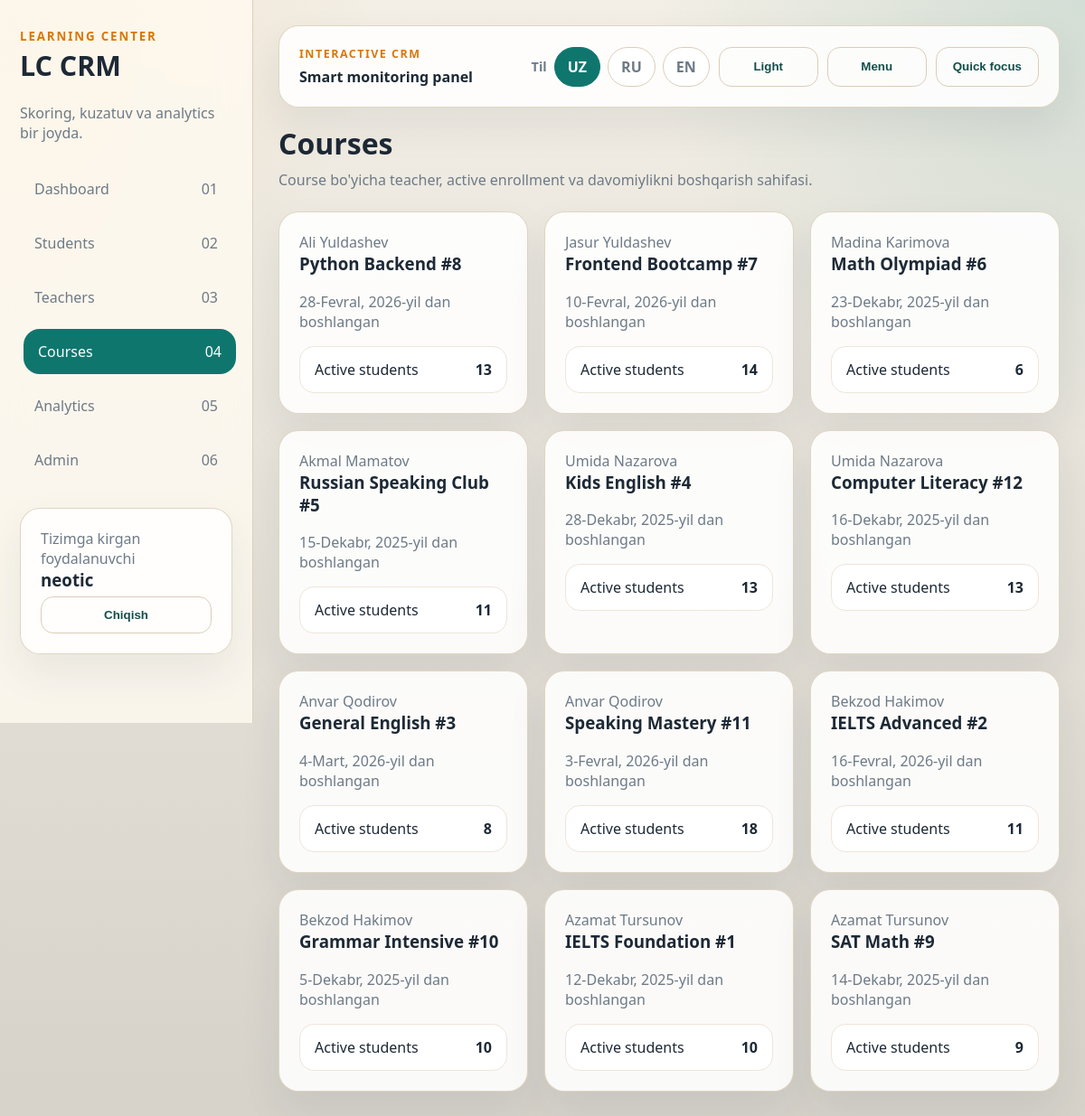
The app's page /courses/ (signed in) with its own data.
### crm/models.py (models this page shows, shortened)
class TimeStampedModel(models.Model):
    created_at = models.DateTimeField(auto_now_add=True)
    updated_at = models.DateTimeField(auto_now=True)
    class Meta:
        abstract = True

class Course(TimeStampedModel):
    name = models.CharField(max_length=255)
    teacher = models.ForeignKey(
        Teacher,
        on_delete=models.CASCADE,
        related_name="courses",
    )
    start_date = models.DateField()
    end_date = models.DateField(null=True, blank=True)
    is_active = models.BooleanField(default=True)
    class Meta:
        ordering = ["name"]

class Teacher(TimeStampedModel):
    user = models.OneToOneField(
        settings.AUTH_USER_MODEL,
        on_delete=models.SET_NULL,
        related_name="teacher_profile",
        null=True,
        blank=True,
        help_text="Teacher login qilishi uchun bog'langan user account.",
    )
    full_name = models.CharField(max_length=255)
    phone = models.CharField(max_length=20, blank=True)
    is_active = models.BooleanField(default=True)
    class Meta:
        ordering = ["full_name"]

### crm/views.py (the view)
# urls.py: path("courses/", CourseListView.as_view(), name="course-list"),
class CourseListView(CRMAccessMixin, ListView):
    model = Course
    template_name = "crm/courses/list.html"
    context_object_name = "courses"
    def get_queryset(self):
        queryset = Course.objects.select_related("teacher").annotate(
            active_students=Count("enrollments", filter=Q(enrollments__status=Enrollment.Status.ACTIVE))
        )
        return filter_courses_for_user(queryset, self.request.user)

### crm/context_processors.py (called while the page is built)
def interface_preferences(request):
    user = getattr(request, "user", None)
    current_teacher = get_teacher_profile(user)
    return {
        "current_language": getattr(request, "site_language", "uz"),
        "current_theme": getattr(request, "site_theme", "light"),
        "site_languages": SUPPORTED_LANGUAGES,
        "current_teacher": current_teacher,
        "is_admin_user": is_admin_user(user),
        "is_teacher_user": current_teacher is not None,
    }

### crm/i18n.py (called while the page is built)
def normalize_language(value: str | None) -> str:
    return value if value in SUPPORTED_LANGUAGES else "uz"

def normalize_theme(value: str | None) -> str:
    return value if value in SUPPORTED_THEMES else "light"

def translate(key: str, lang: str) -> str:
    translations = TRANSLATIONS.get(key, {})
    if lang in translations:
        return translations[lang]
    if "uz" in translations:
        return translations["uz"]
    return key

### crm/roles.py (called while the page is built)
def get_teacher_profile(user):
    if not user or isinstance(user, AnonymousUser) or not user.is_authenticated:
        return None
    try:
        teacher = user.teacher_profile
    except AttributeError:
        return None
    return teacher if teacher.is_active else None

def is_admin_user(user) -> bool:
    return bool(user and user.is_authenticated and (user.is_staff or user.is_superuser))

def has_crm_access(user) -> bool:
    return is_admin_user(user) or is_teacher_user(user)

def filter_courses_for_user(queryset, user):
    if is_admin_user(user):
        return queryset
    teacher = get_teacher_profile(user)
    if not teacher:
        return queryset.none()
    return queryset.filter(teacher=teacher)

### crm/templatetags/crm_i18n.py (called while the page is built)
@register.simple_tag(takes_context=True)
def tr(context, key: str):
    request = context.get("request")
    lang = getattr(request, "site_language", "uz") if request else "uz"
    return translate(key, lang)

### crm/views.py (called while the page is built)
    def dispatch(self, request, *args, **kwargs):
        if not request.user.is_authenticated:
            return self.handle_no_permission()
        if not has_crm_access(request.user):
            raise PermissionDenied("This user is not linked to a CRM role.")
        self.teacher_profile = get_teacher_profile(request.user)
        self.is_admin_area_user = is_admin_user(request.user)
        return super().dispatch(request, *args, **kwargs)

### templates/crm/courses/list.html (shortened to what this page needs)
{% extends "base.html" %}
{% block content %}
<section class="page-header">
  <div>
    <h2>Courses</h2>
    <p>Course bo'yicha teacher, active enrollment va davomiylikni boshqarish sahifasi.</p>
  </div>
</section>
<div class="grid three">
  {% for course in courses %}
  <a href="{% url 'course-detail' course.id %}" class="card">
    <div class="muted">{{ course.teacher.full_name }}</div>
    <h3>{{ course.name }}</h3>
    <p class="muted">{{ course.start_date }} dan boshlangan</p>
    <div class="list-item" style="margin-top: 14px;">
      <span>Active students</span>
      <strong>{{ course.active_students }}</strong>
    </div>
  </a>
  {% empty %}
  <div class="empty-state">Course topilmadi.</div>
  {% endfor %}
</div>
{% endblock %}

### templates/base.html (shortened to what this page needs)
{% load static crm_i18n %}
<!DOCTYPE html>
<html lang="{{ current_language }}" data-theme="{{ current_theme }}">
<head>
  <link rel="stylesheet" href="{% static 'css/site.css' %}">
</head>
<body>
  {% if user.is_authenticated %}
  <div class="app-shell">
    <aside class="sidebar">
      <div class="brand">
        <small>{% tr "brand_subtitle" %}</small>
        <h1>LC CRM</h1>
      </div>
      <div class="muted">{% tr "brand_description" %}</div>
      <nav class="nav-group">
        <a class="nav-link {% if request.resolver_match.url_name == 'dashboard' %}active{% endif %}" href="{% url 'dashboard' %}">
          <span>{% tr "dashboard" %}</span><span>01</span>
        </a>
        <a class="nav-link {% if 'student' in request.resolver_match.url_name %}active{% endif %}" href="{% url 'student-list' %}">
          <span>{% tr "students" %}</span><span>02</span>
        </a>
        {% if is_admin_user %}
        <a class="nav-link {% if 'teacher' in request.resolver_match.url_name %}active{% endif %}" href="{% url 'teacher-list' %}">
          <span>{% tr "teachers" %}</span><span>03</span>
        </a>
        <a class="nav-link {% if 'course' in request.resolver_match.url_name %}active{% endif %}" href="{% url 'course-list' %}">
          <span>{% tr "courses" %}</span><span>04</span>
        </a>
        <a class="nav-link {% if 'analytics' in request.resolver_match.url_name %}active{% endif %}" href="{% url 'analytics-overview' %}">
          <span>{% tr "analytics" %}</span><span>05</span>
        </a>
        <a class="nav-link" href="/admin/">
          <span>{% tr "admin" %}</span><span>06</span>
        </a>
        {% endif %}
      </nav>
      <div style="margin-top: 28px;">
        <div class="card">
          <div class="muted">{% tr "logged_in_user" %}</div>
          <h3 style="margin-bottom: 6px;">{{ current_teacher.full_name|default:user.username }}</h3>
          <form method="post" action="{% url 'logout' %}">
            <button type="submit" class="button secondary" style="width: 100%;">{% tr "logout" %}</button>
          </form>
        </div>
      </div>
    </aside>
    <main class="main">
      <div class="topbar card reveal">
        <div>
          <div class="eyebrow">{% tr "interactive_crm" %}</div>
          <strong>{% block page_label %}{% tr "smart_monitoring_panel" %}{% endblock %}</strong>
        </div>
        <div class="topbar-actions">
          <div class="switcher-group">
            <span class="switcher-label">{% tr "language" %}</span>
            <a class="chip {% if current_language == 'uz' %}active{% endif %}" href="?lang=uz">UZ</a>
            <a class="chip {% if current_language == 'ru' %}active{% endif %}" href="?lang=ru">RU</a>
            <a class="chip {% if current_language == 'en' %}active{% endif %}" href="?lang=en">EN</a>
          </div>
          <button type="button" class="button secondary icon-button" data-command="toggle-theme" data-label-light="{% tr 'light_mode' %}" data-label-dark="{% tr 'dark_mode' %}">
            {% if current_theme == 'dark' %}{% tr "dark_mode" %}{% else %}{% tr "light_mode" %}{% endif %}
          </button>
          <button type="button" class="button secondary icon-button" data-command="toggle-sidebar">{% tr "menu" %}</button>
          <button type="button" class="button secondary icon-button" data-command="spotlight">{% tr "quick_focus" %}</button>
        </div>
      </div>
      {% block content %}{% endblock %}
    </main>
  </div>
  {% else %}
    {% block auth_content %}{% endblock %}
{% endif %}
</body>
</html>

### static/css/site.css (style rules this page uses)
:root { --bg: #f3efe6; --surface: #fffaf1; --surface-strong: #ffffff; --border: #dbcdb8; --text: #1d2935; --muted: #6d7a86; --primary: #0f766e; --primary-deep: #134e4a; --accent: #d97706; --danger: #b42318; --warning: #b54708; --success: #027a48; --shadow: 0 20px 45px rgba(29, 41, 53, 0.08); --radius: 22px; }
* { box-sizing: border-box; }
body { margin: 0; font-family: "Segoe UI", sans-serif; color: var(--text); background: radial-gradient(circle at top left, rgba(217, 119, 6, 0.12), transparent 24%), radial-gradient(circle at top right, rgba(15, 118, 110, 0.14), transparent 28%), linear-gradient(180deg, var(--bg) 0%, color-mix(in srgb, var(--bg) 88%, black 12%) 100%); min-height: 100vh; }
a { color: inherit; text-decoration: none; }
.app-shell { display: grid; grid-template-columns: 280px 1fr; min-height: 100vh; }
.sidebar { background: rgba(255, 250, 241, 0.82); backdrop-filter: blur(18px); border-right: 1px solid rgba(219, 205, 184, 0.9); padding: 28px 22px; position: sticky; top: 0; height: 100vh; }
.brand { margin-bottom: 26px; }
.brand small { color: var(--accent); text-transform: uppercase; letter-spacing: 0.14em; font-weight: 700; }
.brand h1 { margin: 8px 0 0; font-size: 1.9rem; line-height: 1; }
.nav-group { display: grid; gap: 10px; margin-top: 26px; }
.nav-link { display: flex; justify-content: space-between; align-items: center; padding: 14px 16px; border-radius: 18px; color: var(--muted); transition: 0.2s ease; }
.nav-link:hover, .nav-link.active { background: var(--primary); color: white; transform: translateX(4px); }
.main { padding: 28px; min-width: 0; }
.topbar { display: flex; justify-content: space-between; align-items: center; margin-bottom: 18px; position: sticky; top: 14px; z-index: 5; background: rgba(255, 255, 255, 0.72); backdrop-filter: blur(16px); }
.topbar-actions { display: flex; gap: 10px; flex-wrap: wrap; justify-content: flex-end; }
.eyebrow { color: var(--accent); font-size: 0.78rem; text-transform: uppercase; letter-spacing: 0.12em; font-weight: 800; margin-bottom: 6px; }
.page-header { display: flex; justify-content: space-between; align-items: flex-start; gap: 16px; margin-bottom: 24px; }
.page-header h2 { margin: 0; font-size: 2rem; }
.page-header p { margin: 8px 0 0; color: var(--muted); }
.button, button, input[type="submit"] { background: var(--primary); color: white; border: none; border-radius: 14px; padding: 12px 18px; font-weight: 700; cursor: pointer; }
.button.secondary { background: transparent; color: var(--primary-deep); border: 1px solid var(--border); }
.grid { display: grid; gap: 18px; }
.grid.three { grid-template-columns: repeat(3, minmax(0, 1fr)); }
.card { background: color-mix(in srgb, var(--surface-strong) 88%, transparent 12%); border: 1px solid color-mix(in srgb, var(--border) 84%, transparent 16%); border-radius: var(--radius); padding: 22px; box-shadow: var(--shadow); transition: transform 0.24s ease, box-shadow 0.24s ease, border-color 0.24s ease; }
.card h3, .card h4 { margin-top: 0; }
.list-item { padding: 14px 16px; border: 1px solid #efe5d9; border-radius: 16px; background: var(--surface-strong); display: flex; justify-content: space-between; align-items: center; gap: 12px; }
.chip { border: 1px solid var(--border); background: white; color: var(--muted); border-radius: 999px; padding: 10px 14px; cursor: pointer; font-weight: 700; }
.chip.active, .chip:hover { background: var(--primary); color: white; border-color: var(--primary); }
.reveal { opacity: 0; transform: translateY(18px); transition: opacity 0.6s ease, transform 0.6s ease; }
.reveal.visible { opacity: 1; transform: translateY(0); }
.icon-button { min-width: 110px; }
.switcher-group { display: inline-flex; align-items: center; gap: 8px; flex-wrap: wrap; justify-content: flex-end; }
.switcher-label { color: var(--muted); font-size: 0.9rem; font-weight: 700; }
.muted { color: var(--muted); }

### records on screen
Course: teacher.full_name "Ali Yuldashev", name "Python Backend #8", start_date "28-Fevral, 2026-yil", active_students "13"
Course: teacher.full_name "Jasur Yuldashev", name "Frontend Bootcamp #7", start_date "10-Fevral, 2026-yil", active_students "14"
Course: teacher.full_name "Madina Karimova", name "Math Olympiad #6", start_date "23-Dekabr, 2025-yil", active_students "6"
Course: teacher.full_name "Akmal Mamatov", name "Russian Speaking Club #5", start_date "15-Dekabr, 2025-yil", active_students "11"
Course: teacher.full_name "Umida Nazarova", name "Kids English #4", start_date "28-Dekabr, 2025-yil", active_students "13"
Course: teacher.full_name "Umida Nazarova", name "Computer Literacy #12", start_date "16-Dekabr, 2025-yil", active_students "13"
Course: teacher.full_name "Anvar Qodirov", name "General English #3", start_date "4-Mart, 2026-yil", active_students "8"
Course: teacher.full_name "Anvar Qodirov", name "Speaking Mastery #11", start_date "3-Fevral, 2026-yil", active_students "18"
Course: teacher.full_name "Bekzod Hakimov", name "IELTS Advanced #2", start_date "16-Fevral, 2026-yil", active_students "11"
Course: teacher.full_name "Bekzod Hakimov", name "Grammar Intensive #10", start_date "5-Dekabr, 2025-yil", active_students "10"
Course: teacher.full_name "Azamat Tursunov", name "IELTS Foundation #1", start_date "12-Dekabr, 2025-yil", active_students "10"
Course: teacher.full_name "Azamat Tursunov", name "SAT Math #9", start_date "14-Dekabr, 2025-yil", active_students "9"

### other values on screen
{{ current_teacher.full_name|default:user.username }} "neotic"
